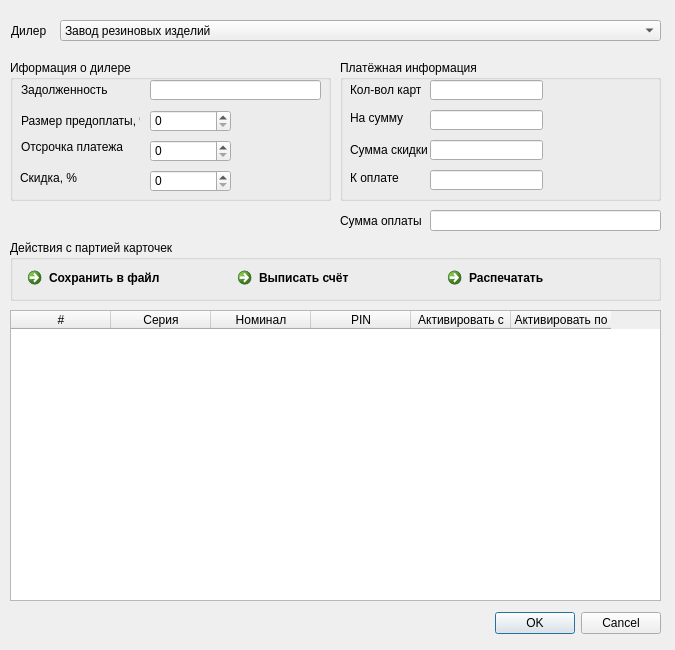
<ui version="4.0" >
 <class>Dialog</class>
 <widget class="QDialog" name="Dialog" >
  <property name="geometry" >
   <rect>
    <x>0</x>
    <y>0</y>
    <width>675</width>
    <height>650</height>
   </rect>
  </property>
  <property name="windowTitle" >
   <string>Продажа карт</string>
  </property>
  <widget class="QDialogButtonBox" name="buttonBox" >
   <property name="geometry" >
    <rect>
     <x>20</x>
     <y>610</y>
     <width>641</width>
     <height>26</height>
    </rect>
   </property>
   <property name="orientation" >
    <enum>Qt::Horizontal</enum>
   </property>
   <property name="standardButtons" >
    <set>QDialogButtonBox::Cancel|QDialogButtonBox::Ok</set>
   </property>
  </widget>
  <widget class="QLabel" name="label_dealer" >
   <property name="geometry" >
    <rect>
     <x>11</x>
     <y>20</y>
     <width>51</width>
     <height>21</height>
    </rect>
   </property>
   <property name="text" >
    <string>Дилер</string>
   </property>
  </widget>
  <widget class="QGroupBox" name="groupBox_cards_actions" >
   <property name="geometry" >
    <rect>
     <x>10</x>
     <y>240</y>
     <width>651</width>
     <height>61</height>
    </rect>
   </property>
   <property name="minimumSize" >
    <size>
     <width>651</width>
     <height>0</height>
    </size>
   </property>
   <property name="title" >
    <string>Действия с партией карточек</string>
   </property>
   <widget class="QCommandLinkButton" name="commandLinkButton_save" >
    <property name="geometry" >
     <rect>
      <x>10</x>
      <y>20</y>
      <width>201</width>
      <height>31</height>
     </rect>
    </property>
    <property name="text" >
     <string>Сохранить в файл</string>
    </property>
   </widget>
   <widget class="QCommandLinkButton" name="commandLinkButton_bill" >
    <property name="geometry" >
     <rect>
      <x>220</x>
      <y>20</y>
      <width>201</width>
      <height>31</height>
     </rect>
    </property>
    <property name="text" >
     <string>Выписать счёт</string>
    </property>
   </widget>
   <widget class="QCommandLinkButton" name="commandLinkButton_print" >
    <property name="geometry" >
     <rect>
      <x>430</x>
      <y>20</y>
      <width>201</width>
      <height>31</height>
     </rect>
    </property>
    <property name="text" >
     <string>Распечатать</string>
    </property>
   </widget>
  </widget>
  <widget class="QComboBox" name="comboBox_dealer" >
   <property name="geometry" >
    <rect>
     <x>60</x>
     <y>20</y>
     <width>601</width>
     <height>21</height>
    </rect>
   </property>
   <item>
    <property name="text" >
     <string>Завод резиновых изделий</string>
    </property>
   </item>
   <item>
    <property name="text" >
     <string>Завод тракторных изделий</string>
    </property>
   </item>
   <item>
    <property name="text" >
     <string>завод</string>
    </property>
   </item>
  </widget>
  <widget class="QGroupBox" name="groupBox_dealer_info" >
   <property name="geometry" >
    <rect>
     <x>10</x>
     <y>60</y>
     <width>321</width>
     <height>141</height>
    </rect>
   </property>
   <property name="minimumSize" >
    <size>
     <width>321</width>
     <height>141</height>
    </size>
   </property>
   <property name="title" >
    <string>Иформация о дилере</string>
   </property>
   <widget class="QLineEdit" name="lineEdit_debet" >
    <property name="geometry" >
     <rect>
      <x>140</x>
      <y>20</y>
      <width>171</width>
      <height>20</height>
     </rect>
    </property>
   </widget>
   <widget class="QLabel" name="label_debet" >
    <property name="geometry" >
     <rect>
      <x>11</x>
      <y>20</y>
      <width>119</width>
      <height>20</height>
     </rect>
    </property>
    <property name="text" >
     <string>Задолженность</string>
    </property>
   </widget>
   <widget class="QLabel" name="label_prepay_procs" >
    <property name="geometry" >
     <rect>
      <x>11</x>
      <y>51</y>
      <width>119</width>
      <height>20</height>
     </rect>
    </property>
    <property name="text" >
     <string>Размер предоплаты, %</string>
    </property>
   </widget>
   <widget class="QLabel" name="label_paydeffer" >
    <property name="geometry" >
     <rect>
      <x>11</x>
      <y>77</y>
      <width>119</width>
      <height>20</height>
     </rect>
    </property>
    <property name="text" >
     <string>Отсрочка платежа</string>
    </property>
   </widget>
   <widget class="QLabel" name="label_discount" >
    <property name="geometry" >
     <rect>
      <x>10</x>
      <y>110</y>
      <width>61</width>
      <height>16</height>
     </rect>
    </property>
    <property name="text" >
     <string>Скидка, %</string>
    </property>
   </widget>
   <widget class="QSpinBox" name="spinBox" >
    <property name="geometry" >
     <rect>
      <x>140</x>
      <y>50</y>
      <width>81</width>
      <height>22</height>
     </rect>
    </property>
   </widget>
   <widget class="QSpinBox" name="spinBox_paydeffer" >
    <property name="geometry" >
     <rect>
      <x>140</x>
      <y>80</y>
      <width>81</width>
      <height>22</height>
     </rect>
    </property>
   </widget>
   <widget class="QSpinBox" name="spinBox_discount" >
    <property name="geometry" >
     <rect>
      <x>140</x>
      <y>110</y>
      <width>81</width>
      <height>22</height>
     </rect>
    </property>
   </widget>
  </widget>
  <widget class="QGroupBox" name="groupBox_bill_info" >
   <property name="geometry" >
    <rect>
     <x>340</x>
     <y>60</y>
     <width>321</width>
     <height>141</height>
    </rect>
   </property>
   <property name="minimumSize" >
    <size>
     <width>321</width>
     <height>141</height>
    </size>
   </property>
   <property name="title" >
    <string>Платёжная информация</string>
   </property>
   <widget class="QLabel" name="label_discount_amount" >
    <property name="geometry" >
     <rect>
      <x>10</x>
      <y>80</y>
      <width>81</width>
      <height>20</height>
     </rect>
    </property>
    <property name="text" >
     <string>Сумма скидки</string>
    </property>
   </widget>
   <widget class="QLineEdit" name="lineEdit_discount_amount" >
    <property name="geometry" >
     <rect>
      <x>90</x>
      <y>80</y>
      <width>113</width>
      <height>20</height>
     </rect>
    </property>
   </widget>
   <widget class="QLineEdit" name="lineEdit_amount" >
    <property name="geometry" >
     <rect>
      <x>90</x>
      <y>50</y>
      <width>113</width>
      <height>20</height>
     </rect>
    </property>
   </widget>
   <widget class="QLabel" name="label_amount" >
    <property name="geometry" >
     <rect>
      <x>10</x>
      <y>50</y>
      <width>61</width>
      <height>16</height>
     </rect>
    </property>
    <property name="text" >
     <string>На сумму</string>
    </property>
   </widget>
   <widget class="QLineEdit" name="lineEdit_count_carts" >
    <property name="geometry" >
     <rect>
      <x>90</x>
      <y>20</y>
      <width>113</width>
      <height>20</height>
     </rect>
    </property>
   </widget>
   <widget class="QLabel" name="label_count_carts" >
    <property name="geometry" >
     <rect>
      <x>10</x>
      <y>20</y>
      <width>71</width>
      <height>20</height>
     </rect>
    </property>
    <property name="text" >
     <string>Кол-вол карт</string>
    </property>
   </widget>
   <widget class="QLineEdit" name="lineEdit_for_pay" >
    <property name="geometry" >
     <rect>
      <x>90</x>
      <y>110</y>
      <width>113</width>
      <height>20</height>
     </rect>
    </property>
   </widget>
   <widget class="QLabel" name="label_for_pay" >
    <property name="geometry" >
     <rect>
      <x>10</x>
      <y>110</y>
      <width>71</width>
      <height>16</height>
     </rect>
    </property>
    <property name="text" >
     <string>К оплате</string>
    </property>
   </widget>
  </widget>
  <widget class="QLabel" name="label_pay" >
   <property name="geometry" >
    <rect>
     <x>340</x>
     <y>210</y>
     <width>81</width>
     <height>21</height>
    </rect>
   </property>
   <property name="text" >
    <string>Сумма оплаты</string>
   </property>
  </widget>
  <widget class="QLineEdit" name="lineEdit_pay" >
   <property name="geometry" >
    <rect>
     <x>430</x>
     <y>210</y>
     <width>231</width>
     <height>21</height>
    </rect>
   </property>
  </widget>
  <widget class="QTableWidget" name="tableWidget" >
   <property name="geometry" >
    <rect>
     <x>10</x>
     <y>310</y>
     <width>651</width>
     <height>291</height>
    </rect>
   </property>
   <column>
    <property name="text" >
     <string>#</string>
    </property>
   </column>
   <column>
    <property name="text" >
     <string>Серия</string>
    </property>
   </column>
   <column>
    <property name="text" >
     <string>Номинал</string>
    </property>
   </column>
   <column>
    <property name="text" >
     <string>PIN</string>
    </property>
   </column>
   <column>
    <property name="text" >
     <string>Активировать с</string>
    </property>
   </column>
   <column>
    <property name="text" >
     <string>Активировать по</string>
    </property>
   </column>
  </widget>
 </widget>
 <tabstops>
  <tabstop>comboBox_dealer</tabstop>
  <tabstop>lineEdit_debet</tabstop>
  <tabstop>lineEdit_count_carts</tabstop>
  <tabstop>lineEdit_amount</tabstop>
  <tabstop>lineEdit_discount_amount</tabstop>
  <tabstop>lineEdit_for_pay</tabstop>
  <tabstop>lineEdit_pay</tabstop>
  <tabstop>commandLinkButton_save</tabstop>
  <tabstop>commandLinkButton_bill</tabstop>
  <tabstop>commandLinkButton_print</tabstop>
  <tabstop>tableWidget</tabstop>
  <tabstop>buttonBox</tabstop>
 </tabstops>
 <resources/>
 <connections>
  <connection>
   <sender>buttonBox</sender>
   <signal>accepted()</signal>
   <receiver>Dialog</receiver>
   <slot>accept()</slot>
   <hints>
    <hint type="sourcelabel" >
     <x>248</x>
     <y>254</y>
    </hint>
    <hint type="destinationlabel" >
     <x>157</x>
     <y>274</y>
    </hint>
   </hints>
  </connection>
  <connection>
   <sender>buttonBox</sender>
   <signal>rejected()</signal>
   <receiver>Dialog</receiver>
   <slot>reject()</slot>
   <hints>
    <hint type="sourcelabel" >
     <x>316</x>
     <y>260</y>
    </hint>
    <hint type="destinationlabel" >
     <x>286</x>
     <y>274</y>
    </hint>
   </hints>
  </connection>
 </connections>
</ui>
